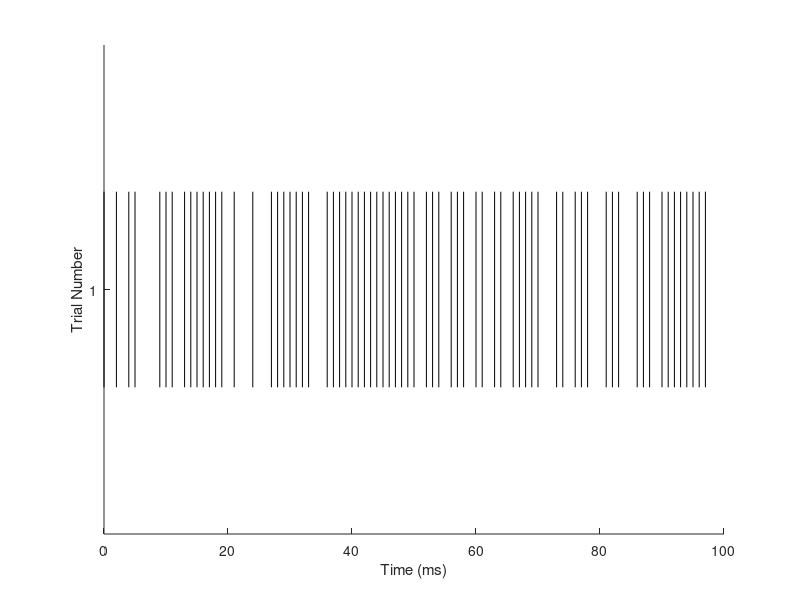

The MATLAB source for this figure:


function [ h ] = plot_raster2( activity )

if nargin < 1, activity=rand(1,100)*2; end

dt=1/100;
duration=size(activity,2);
nTrials=size(activity,1);
tSim=1;
[spikeMat, tVec] = poissonSpikeGen(activity, tSim, nTrials,dt);
plotRaster(spikeMat, tVec*duration);

xlabel('Time (ms)');
ylabel('Trial Number');
yticks(1:nTrials);

h = gcf;

end



function [spikeMat, tVec] = poissonSpikeGen(fr_in, tSim, nTrials,dt)

nBins = floor(tSim/dt);
for n=1:nTrials
    frMat(n,:)=imresize(fr_in(n,:),[1 nBins],'nearest');
    spikeMat(n,:) = rand(1,nBins) < frMat(n,:);
end
tVec = 0:dt:tSim-dt;
end

function [] = plotRaster(spikeMat, tVec)
hold all;

% M2014colors=[         
%     0         0.4470    0.7410;
%     0.8500    0.3250    0.0980;
%     0.9290    0.6940    0.1250;
%     0.4940    0.1840    0.5560;
%     0.4660    0.6740    0.1880;
%     0.3010    0.7450    0.9330;
%     0.6350    0.0780    0.1840];

M2014colors=[0 0 0];
% M2014colors=[1 0 0; 0 0 1; 0 0 0];
% M2014colors=flipud([0 0 0; .2 .2 .2; .4 .4 .4; .6 .6 .6; .8 .8 .8]); 
% M2014colors=[1 0 0; 0 1 1; .5 1 0]; 

for trialCount = 1:size(spikeMat,1)
    spikePos = tVec(spikeMat(trialCount, :));
    spikeColor=M2014colors(trialCount,:);
    for spikeCount = 1:length(spikePos)
        plot([spikePos(spikeCount) spikePos(spikeCount)], ...
            [trialCount-0.4 trialCount+0.4], 'k',...
            'Color',spikeColor);
    end
end
ylim([0 size(spikeMat, 1)+1]);
end


% function spikes = makeSpikes(timeStepS, spikesPerS, durationS, numTrains)
% 
% if (nargin < 4)
%     numTrains = 1;
% end
% times = [0:timeStepS:durationS];
% spikes = zeros(numTrains, length(times));
% for train = 1:numTrains
%     vt = rand(size(times));
%     spikesPerS=imresize(spikesPerS,size(vt),'nearest');
%     spikes(train, :) = (spikesPerS*timeStepS) > vt;
% end
% end

